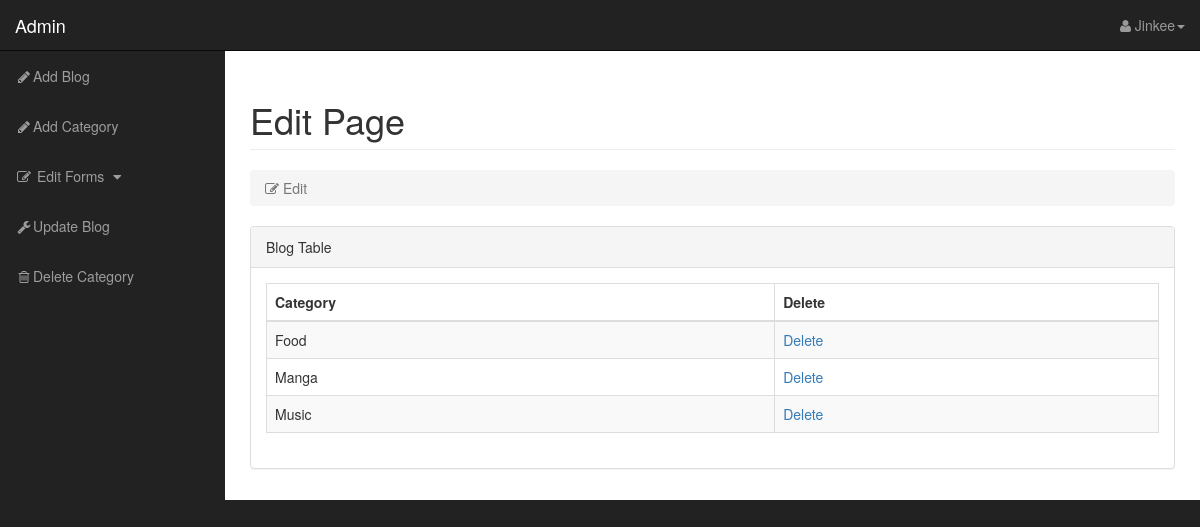
Screenshot of /editcategory.php with the database file from the repository.
### tables this page shows
CREATE TABLE IF NOT EXISTS `category` (
  `ID_category` int(11) NOT NULL AUTO_INCREMENT,
  `Name` varchar(100) NOT NULL,
  PRIMARY KEY (`ID_category`)
);

### editcategory.php (the view, shortened to what this page needs)
<!DOCTYPE html>
<html lang="en">
<head>
    <link href="css/bootstrap.min.css" rel="stylesheet">
    <link href="css/sb-admin.css" rel="stylesheet">
    <link href="font-awesome/css/font-awesome.min.css" rel="stylesheet" type="text/css">
</head>
<body>
    <div id="wrapper">
        <nav class="navbar navbar-inverse navbar-fixed-top" role="navigation">
            <div class="navbar-header">
                <a class="navbar-brand" href="forms.php">Admin</a>
            </div>
            <ul class="nav navbar-right top-nav">
                <li class="dropdown">
                    <a href="#" class="dropdown-toggle" data-toggle="dropdown"><i class="fa fa-user"></i> Jinkee<b class="caret"></b></a>
                </li>
            </ul>
            <div class="collapse navbar-collapse navbar-ex1-collapse">
                  <ul class="nav navbar-nav side-nav">
                    <li>
                        <a href="addblog.php"><i class="fa fa-fw fa fa-pencil"></i>Add Blog</a>
                    </li>
                    <li>
                        <a href="addcategory.php"><i class="fa fa-fw fa fa-pencil"></i>Add Category</a>
                    </li>
                    <li class="">
                        <a href="javascript:;" data-toggle="collapse" data-target="#demo"><i class="fa fa-fw fa-edit"></i> Edit Forms <i class="fa fa-fw fa-caret-down"></i></a>
                        <li>
                            <a href="editimg.php"><i class="fa fa-fw fa-wrench"></i>Update Blog</a>
                        </li>
                        <li>
                            <a href="editcategory.php"><i class="fa fa-fw fa fa-trash-o"></i>Delete Category</a>
                        </li>
                    </li>
                </ul>
            </div>
        </nav>
        <div id="page-wrapper">
            <div class="container-fluid">
                <div class="row">
                    <div class="col-lg-12">
                        <h1 class="page-header">
                            Edit Page
                        </h1>
                        <ol class="breadcrumb">
                            <li class="active">
                                <i class="fa fa-edit"></i> Edit
                            </li>
                        </ol>
                    </div>
                </div>
                <div class="row">
                        <div class="col-lg-12">
                        <form role="form" method="post">
                    <div class="panel panel-default">
                        <div class="panel-heading">
                            Blog Table
                        </div>
                        <div class="panel-body">
                            <div class="table-responsive">
                                <table class="table table-striped table-bordered table-hover">
                                    <thead>
                                        <tr>
                                            <th>Category</th>
                                            <th>Delete</th>
                                        </tr>
                                    </thead>
                                    <?php
include"config.php";
$sql="SELECT * FROM  `category`";
$result=mysqli_query($conn,$sql);
while($row=$result->fetch_assoc())
{
    echo "<tr>";
    echo "<td>".$row['Name']."</td>";
    echo "<td>".'<a class="btndelup" href="editcategory.php?delete='.$row['ID_category'].'">Delete</a>'."</td>";
}
?>
                                </table>
                            </div>
                        </div>
                    </div>
                </div>
                    </div>
                    <div class="col-lg-6">
                    </div>
                </div>
            </div>
        </div>
</body>
</html>

### css/sb-admin.css (style rules this page uses)
body { margin-top: 100px; background-color: #222; }
@media (min-width:768px) { body { margin-top: 50px; } }
#wrapper { padding-left: 0; }
#page-wrapper { width: 100%; padding: 0; background-color: #fff; }
@media (min-width:768px) { #wrapper { padding-left: 225px; } }
@media (min-width:768px) { #page-wrapper { padding: 10px; } }
.top-nav { padding: 0 15px; }
.top-nav>li { display: inline-block; float: left; }
.top-nav>li>a { padding-top: 15px; padding-bottom: 15px; line-height: 20px; color: #999; }
@media (min-width:768px) { .side-nav { position: fixed; top: 51px; left: 225px; width: 225px; margin-left: -225px; border: none; border-radius: 0; overflow-y: auto; background-color: #222; bottom: 0; overflow-x: hidden; padding-bottom: 40px; } }
@media (min-width:768px) { .side-nav>li>a { width: 225px; } }

### rows the page displays
category: Name "Food"
category: Name "Manga"
category: Name "Music"
